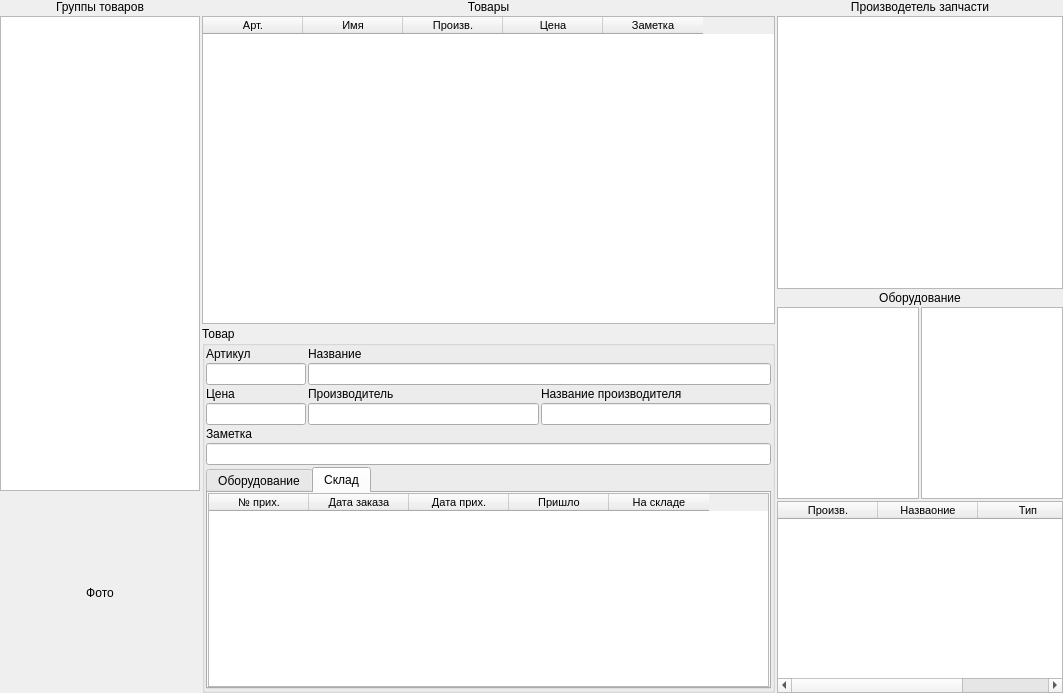
<?xml version="1.0" encoding="UTF-8"?>
<ui version="4.0">
 <class>MainWindow</class>
 <widget class="QMainWindow" name="MainWindow">
  <property name="geometry">
   <rect>
    <x>0</x>
    <y>0</y>
    <width>1063</width>
    <height>693</height>
   </rect>
  </property>
  <property name="windowTitle">
   <string>Каталог</string>
  </property>
  <widget class="QWidget" name="centralwidget">
   <layout class="QGridLayout" name="gridLayout">
    <property name="leftMargin">
     <number>0</number>
    </property>
    <property name="topMargin">
     <number>0</number>
    </property>
    <property name="rightMargin">
     <number>0</number>
    </property>
    <property name="bottomMargin">
     <number>0</number>
    </property>
    <property name="spacing">
     <number>2</number>
    </property>
    <item row="0" column="0">
     <layout class="QHBoxLayout" name="horizontalLayout" stretch="1,4,2">
      <property name="spacing">
       <number>2</number>
      </property>
      <property name="rightMargin">
       <number>0</number>
      </property>
      <item>
       <layout class="QVBoxLayout" name="verticalLayout_3">
        <item>
         <widget class="QLabel" name="label_8">
          <property name="text">
           <string>Группы товаров</string>
          </property>
          <property name="alignment">
           <set>Qt::AlignCenter</set>
          </property>
         </widget>
        </item>
        <item>
         <widget class="QTreeWidget" name="tw_tree_product">
          <property name="font">
           <font>
            <family>Tahoma</family>
            <pointsize>8</pointsize>
           </font>
          </property>
          <property name="editTriggers">
           <set>QAbstractItemView::NoEditTriggers</set>
          </property>
          <property name="animated">
           <bool>true</bool>
          </property>
          <property name="headerHidden">
           <bool>true</bool>
          </property>
          <column>
           <property name="text">
            <string notr="true">Категории</string>
           </property>
          </column>
         </widget>
        </item>
        <item>
         <widget class="QLabel" name="lb_phot">
          <property name="minimumSize">
           <size>
            <width>200</width>
            <height>200</height>
           </size>
          </property>
          <property name="text">
           <string>Фото</string>
          </property>
          <property name="alignment">
           <set>Qt::AlignCenter</set>
          </property>
         </widget>
        </item>
       </layout>
      </item>
      <item>
       <layout class="QVBoxLayout" name="verticalLayout_5">
        <item>
         <widget class="QLabel" name="label_15">
          <property name="text">
           <string>Товары</string>
          </property>
          <property name="alignment">
           <set>Qt::AlignCenter</set>
          </property>
         </widget>
        </item>
        <item>
         <widget class="QTableWidget" name="tw_poduct">
          <property name="sizePolicy">
           <sizepolicy hsizetype="Expanding" vsizetype="Expanding">
            <horstretch>0</horstretch>
            <verstretch>0</verstretch>
           </sizepolicy>
          </property>
          <property name="font">
           <font>
            <family>Tahoma</family>
            <pointsize>8</pointsize>
           </font>
          </property>
          <property name="editTriggers">
           <set>QAbstractItemView::NoEditTriggers</set>
          </property>
          <property name="alternatingRowColors">
           <bool>true</bool>
          </property>
          <property name="selectionBehavior">
           <enum>QAbstractItemView::SelectRows</enum>
          </property>
          <attribute name="verticalHeaderVisible">
           <bool>false</bool>
          </attribute>
          <attribute name="verticalHeaderDefaultSectionSize">
           <number>20</number>
          </attribute>
          <attribute name="verticalHeaderMinimumSectionSize">
           <number>18</number>
          </attribute>
          <column>
           <property name="text">
            <string>Арт.</string>
           </property>
          </column>
          <column>
           <property name="text">
            <string>Имя</string>
           </property>
          </column>
          <column>
           <property name="text">
            <string>Произв.</string>
           </property>
          </column>
          <column>
           <property name="text">
            <string>Цена</string>
           </property>
          </column>
          <column>
           <property name="text">
            <string>Заметка</string>
           </property>
          </column>
         </widget>
        </item>
        <item>
         <widget class="QGroupBox" name="groupBox_3">
          <property name="title">
           <string>Товар</string>
          </property>
          <layout class="QGridLayout" name="gridLayout_10">
           <property name="leftMargin">
            <number>1</number>
           </property>
           <property name="topMargin">
            <number>1</number>
           </property>
           <property name="rightMargin">
            <number>1</number>
           </property>
           <property name="bottomMargin">
            <number>1</number>
           </property>
           <property name="spacing">
            <number>2</number>
           </property>
           <item row="0" column="0">
            <layout class="QGridLayout" name="gridLayout_11">
             <property name="spacing">
              <number>2</number>
             </property>
             <item row="3" column="1">
              <widget class="QLineEdit" name="le_manufacturer">
               <property name="readOnly">
                <bool>true</bool>
               </property>
              </widget>
             </item>
             <item row="2" column="0">
              <widget class="QLabel" name="label_16">
               <property name="text">
                <string>Цена</string>
               </property>
              </widget>
             </item>
             <item row="1" column="0">
              <widget class="QLineEdit" name="le_article">
               <property name="maximumSize">
                <size>
                 <width>100</width>
                 <height>16777215</height>
                </size>
               </property>
              </widget>
             </item>
             <item row="2" column="1">
              <widget class="QLabel" name="label_17">
               <property name="text">
                <string>Производитель</string>
               </property>
              </widget>
             </item>
             <item row="3" column="0">
              <widget class="QLineEdit" name="le_price">
               <property name="maximumSize">
                <size>
                 <width>100</width>
                 <height>16777215</height>
                </size>
               </property>
               <property name="readOnly">
                <bool>true</bool>
               </property>
              </widget>
             </item>
             <item row="0" column="0">
              <widget class="QLabel" name="label_20">
               <property name="text">
                <string>Артикул</string>
               </property>
              </widget>
             </item>
             <item row="2" column="2">
              <widget class="QLabel" name="label">
               <property name="text">
                <string>Название производителя</string>
               </property>
              </widget>
             </item>
             <item row="1" column="1" colspan="2">
              <widget class="QLineEdit" name="le_name">
               <property name="readOnly">
                <bool>false</bool>
               </property>
              </widget>
             </item>
             <item row="0" column="1" colspan="2">
              <widget class="QLabel" name="label_19">
               <property name="text">
                <string>Название</string>
               </property>
              </widget>
             </item>
             <item row="5" column="0" colspan="3">
              <widget class="QLineEdit" name="le_note">
               <property name="readOnly">
                <bool>true</bool>
               </property>
              </widget>
             </item>
             <item row="4" column="0" colspan="3">
              <widget class="QLabel" name="label_18">
               <property name="text">
                <string>Заметка</string>
               </property>
              </widget>
             </item>
             <item row="3" column="2">
              <widget class="QLineEdit" name="le_manufacturer_name"/>
             </item>
            </layout>
           </item>
           <item row="1" column="0">
            <widget class="QTabWidget" name="tabWidget_3">
             <property name="currentIndex">
              <number>1</number>
             </property>
             <widget class="QWidget" name="tab_5">
              <attribute name="title">
               <string>Оборудование</string>
              </attribute>
              <layout class="QGridLayout" name="gridLayout_12">
               <property name="leftMargin">
                <number>0</number>
               </property>
               <property name="topMargin">
                <number>0</number>
               </property>
               <property name="rightMargin">
                <number>0</number>
               </property>
               <property name="bottomMargin">
                <number>0</number>
               </property>
               <property name="horizontalSpacing">
                <number>0</number>
               </property>
               <item row="0" column="0">
                <widget class="QTableWidget" name="tw_product_machine">
                 <property name="font">
                  <font>
                   <family>Tahoma</family>
                   <pointsize>8</pointsize>
                  </font>
                 </property>
                 <property name="editTriggers">
                  <set>QAbstractItemView::NoEditTriggers</set>
                 </property>
                 <property name="alternatingRowColors">
                  <bool>true</bool>
                 </property>
                 <property name="selectionBehavior">
                  <enum>QAbstractItemView::SelectRows</enum>
                 </property>
                 <attribute name="verticalHeaderVisible">
                  <bool>false</bool>
                 </attribute>
                 <attribute name="verticalHeaderDefaultSectionSize">
                  <number>20</number>
                 </attribute>
                 <attribute name="verticalHeaderMinimumSectionSize">
                  <number>18</number>
                 </attribute>
                 <column>
                  <property name="text">
                   <string>Машина</string>
                  </property>
                 </column>
                 <column>
                  <property name="text">
                   <string>Производитель</string>
                  </property>
                 </column>
                </widget>
               </item>
              </layout>
             </widget>
             <widget class="QWidget" name="tab_6">
              <attribute name="title">
               <string>Склад</string>
              </attribute>
              <layout class="QGridLayout" name="gridLayout_13">
               <property name="leftMargin">
                <number>0</number>
               </property>
               <property name="topMargin">
                <number>0</number>
               </property>
               <property name="rightMargin">
                <number>0</number>
               </property>
               <property name="bottomMargin">
                <number>0</number>
               </property>
               <property name="spacing">
                <number>0</number>
               </property>
               <item row="0" column="0">
                <widget class="QTableWidget" name="tw_product_warehouse">
                 <property name="font">
                  <font>
                   <family>Tahoma</family>
                   <pointsize>8</pointsize>
                  </font>
                 </property>
                 <property name="editTriggers">
                  <set>QAbstractItemView::NoEditTriggers</set>
                 </property>
                 <property name="alternatingRowColors">
                  <bool>true</bool>
                 </property>
                 <property name="selectionBehavior">
                  <enum>QAbstractItemView::SelectRows</enum>
                 </property>
                 <attribute name="verticalHeaderVisible">
                  <bool>false</bool>
                 </attribute>
                 <attribute name="verticalHeaderDefaultSectionSize">
                  <number>20</number>
                 </attribute>
                 <attribute name="verticalHeaderMinimumSectionSize">
                  <number>18</number>
                 </attribute>
                 <column>
                  <property name="text">
                   <string>№ прих.</string>
                  </property>
                 </column>
                 <column>
                  <property name="text">
                   <string>Дата заказа</string>
                  </property>
                 </column>
                 <column>
                  <property name="text">
                   <string>Дата прих.</string>
                  </property>
                 </column>
                 <column>
                  <property name="text">
                   <string>Пришло</string>
                  </property>
                 </column>
                 <column>
                  <property name="text">
                   <string>На складе</string>
                  </property>
                 </column>
                </widget>
               </item>
              </layout>
             </widget>
            </widget>
           </item>
          </layout>
         </widget>
        </item>
       </layout>
      </item>
      <item>
       <layout class="QVBoxLayout" name="verticalLayout_6" stretch="0,0,0,0">
        <item>
         <widget class="QLabel" name="label_21">
          <property name="text">
           <string>Производетель запчасти</string>
          </property>
          <property name="alignment">
           <set>Qt::AlignCenter</set>
          </property>
         </widget>
        </item>
        <item>
         <widget class="QListWidget" name="lw_manufacturer_parts">
          <property name="font">
           <font>
            <family>Tahoma</family>
            <pointsize>8</pointsize>
           </font>
          </property>
          <property name="editTriggers">
           <set>QAbstractItemView::NoEditTriggers</set>
          </property>
          <property name="alternatingRowColors">
           <bool>true</bool>
          </property>
         </widget>
        </item>
        <item>
         <widget class="QLabel" name="label_22">
          <property name="text">
           <string>Оборудование</string>
          </property>
          <property name="alignment">
           <set>Qt::AlignCenter</set>
          </property>
         </widget>
        </item>
        <item>
         <layout class="QGridLayout" name="gridLayout_14">
          <item row="0" column="0">
           <widget class="QListWidget" name="lw_manufacturer_machine">
            <property name="font">
             <font>
              <family>Tahoma</family>
              <pointsize>8</pointsize>
             </font>
            </property>
            <property name="editTriggers">
             <set>QAbstractItemView::NoEditTriggers</set>
            </property>
            <property name="alternatingRowColors">
             <bool>true</bool>
            </property>
           </widget>
          </item>
          <item row="0" column="1">
           <widget class="QListWidget" name="lw_type_machine">
            <property name="editTriggers">
             <set>QAbstractItemView::NoEditTriggers</set>
            </property>
            <property name="alternatingRowColors">
             <bool>true</bool>
            </property>
            <property name="flow">
             <enum>QListView::TopToBottom</enum>
            </property>
            <property name="isWrapping" stdset="0">
             <bool>false</bool>
            </property>
            <property name="layoutMode">
             <enum>QListView::SinglePass</enum>
            </property>
            <property name="uniformItemSizes">
             <bool>false</bool>
            </property>
            <property name="batchSize">
             <number>100</number>
            </property>
            <property name="wordWrap">
             <bool>false</bool>
            </property>
            <property name="selectionRectVisible">
             <bool>false</bool>
            </property>
           </widget>
          </item>
          <item row="1" column="0" colspan="2">
           <widget class="QTableWidget" name="tw_machine">
            <property name="font">
             <font>
              <family>Tahoma</family>
              <pointsize>8</pointsize>
             </font>
            </property>
            <property name="editTriggers">
             <set>QAbstractItemView::NoEditTriggers</set>
            </property>
            <property name="alternatingRowColors">
             <bool>true</bool>
            </property>
            <property name="selectionBehavior">
             <enum>QAbstractItemView::SelectRows</enum>
            </property>
            <attribute name="verticalHeaderVisible">
             <bool>false</bool>
            </attribute>
            <attribute name="verticalHeaderDefaultSectionSize">
             <number>18</number>
            </attribute>
            <attribute name="verticalHeaderMinimumSectionSize">
             <number>16</number>
            </attribute>
            <column>
             <property name="text">
              <string>Произв.</string>
             </property>
            </column>
            <column>
             <property name="text">
              <string>Назваоние</string>
             </property>
            </column>
            <column>
             <property name="text">
              <string>Тип</string>
             </property>
            </column>
           </widget>
          </item>
         </layout>
        </item>
       </layout>
      </item>
     </layout>
    </item>
   </layout>
  </widget>
 </widget>
 <resources/>
 <connections>
  <connection>
   <sender>lw_type_machine</sender>
   <signal>itemClicked(QListWidgetItem*)</signal>
   <receiver>MainWindow</receiver>
   <slot>ui_change_type_machine()</slot>
   <hints>
    <hint type="sourcelabel">
     <x>993</x>
     <y>353</y>
    </hint>
    <hint type="destinationlabel">
     <x>1004</x>
     <y>352</y>
    </hint>
   </hints>
  </connection>
  <connection>
   <sender>lw_manufacturer_machine</sender>
   <signal>itemClicked(QListWidgetItem*)</signal>
   <receiver>MainWindow</receiver>
   <slot>ui_change_manufacturer_machine()</slot>
   <hints>
    <hint type="sourcelabel">
     <x>820</x>
     <y>357</y>
    </hint>
    <hint type="destinationlabel">
     <x>1004</x>
     <y>298</y>
    </hint>
   </hints>
  </connection>
  <connection>
   <sender>tw_machine</sender>
   <signal>itemClicked(QTableWidgetItem*)</signal>
   <receiver>MainWindow</receiver>
   <slot>ui_change_machine_id()</slot>
   <hints>
    <hint type="sourcelabel">
     <x>1059</x>
     <y>689</y>
    </hint>
    <hint type="destinationlabel">
     <x>755</x>
     <y>-78</y>
    </hint>
   </hints>
  </connection>
  <connection>
   <sender>lw_manufacturer_parts</sender>
   <signal>itemClicked(QListWidgetItem*)</signal>
   <receiver>MainWindow</receiver>
   <slot>ui_change_product_manufacturer_id()</slot>
   <hints>
    <hint type="sourcelabel">
     <x>910</x>
     <y>149</y>
    </hint>
    <hint type="destinationlabel">
     <x>904</x>
     <y>-53</y>
    </hint>
   </hints>
  </connection>
  <connection>
   <sender>tw_tree_product</sender>
   <signal>itemClicked(QTreeWidgetItem*,int)</signal>
   <receiver>MainWindow</receiver>
   <slot>ui_change_product_type()</slot>
   <hints>
    <hint type="sourcelabel">
     <x>56</x>
     <y>62</y>
    </hint>
    <hint type="destinationlabel">
     <x>-31</x>
     <y>58</y>
    </hint>
   </hints>
  </connection>
  <connection>
   <sender>tw_poduct</sender>
   <signal>itemClicked(QTableWidgetItem*)</signal>
   <receiver>MainWindow</receiver>
   <slot>ui_set_product()</slot>
   <hints>
    <hint type="sourcelabel">
     <x>423</x>
     <y>113</y>
    </hint>
    <hint type="destinationlabel">
     <x>416</x>
     <y>-42</y>
    </hint>
   </hints>
  </connection>
  <connection>
   <sender>le_article</sender>
   <signal>textEdited(QString)</signal>
   <receiver>MainWindow</receiver>
   <slot>ui_change_article()</slot>
   <hints>
    <hint type="sourcelabel">
     <x>226</x>
     <y>380</y>
    </hint>
    <hint type="destinationlabel">
     <x>281</x>
     <y>-127</y>
    </hint>
   </hints>
  </connection>
  <connection>
   <sender>tw_product_warehouse</sender>
   <signal>itemDoubleClicked(QTableWidgetItem*)</signal>
   <receiver>MainWindow</receiver>
   <slot>ui_dc_warehouse()</slot>
   <hints>
    <hint type="sourcelabel">
     <x>570</x>
     <y>605</y>
    </hint>
    <hint type="destinationlabel">
     <x>572</x>
     <y>773</y>
    </hint>
   </hints>
  </connection>
  <connection>
   <sender>le_name</sender>
   <signal>textEdited(QString)</signal>
   <receiver>MainWindow</receiver>
   <slot>ui_change_name()</slot>
   <hints>
    <hint type="sourcelabel">
     <x>486</x>
     <y>383</y>
    </hint>
    <hint type="destinationlabel">
     <x>596</x>
     <y>-70</y>
    </hint>
   </hints>
  </connection>
  <connection>
   <sender>le_manufacturer_name</sender>
   <signal>textEdited(QString)</signal>
   <receiver>MainWindow</receiver>
   <slot>ui_change_manufacturer_machine()</slot>
   <hints>
    <hint type="sourcelabel">
     <x>579</x>
     <y>423</y>
    </hint>
    <hint type="destinationlabel">
     <x>624</x>
     <y>-57</y>
    </hint>
   </hints>
  </connection>
  <connection>
   <sender>tw_poduct</sender>
   <signal>itemDoubleClicked(QTableWidgetItem*)</signal>
   <receiver>MainWindow</receiver>
   <slot>ui_dc_product()</slot>
   <hints>
    <hint type="sourcelabel">
     <x>699</x>
     <y>174</y>
    </hint>
    <hint type="destinationlabel">
     <x>726</x>
     <y>-165</y>
    </hint>
   </hints>
  </connection>
 </connections>
 <slots>
  <slot>ui_change_manufacturer_machine()</slot>
  <slot>ui_change_type_machine()</slot>
  <slot>ui_change_machine_id()</slot>
  <slot>ui_change_product_manufacturer_id()</slot>
  <slot>ui_change_product_type()</slot>
  <slot>ui_set_product()</slot>
  <slot>ui_change_article()</slot>
  <slot>ui_dc_warehouse()</slot>
  <slot>ui_change_name()</slot>
  <slot>ui_change_manufacturer_name()</slot>
  <slot>ui_dc_product()</slot>
 </slots>
</ui>
